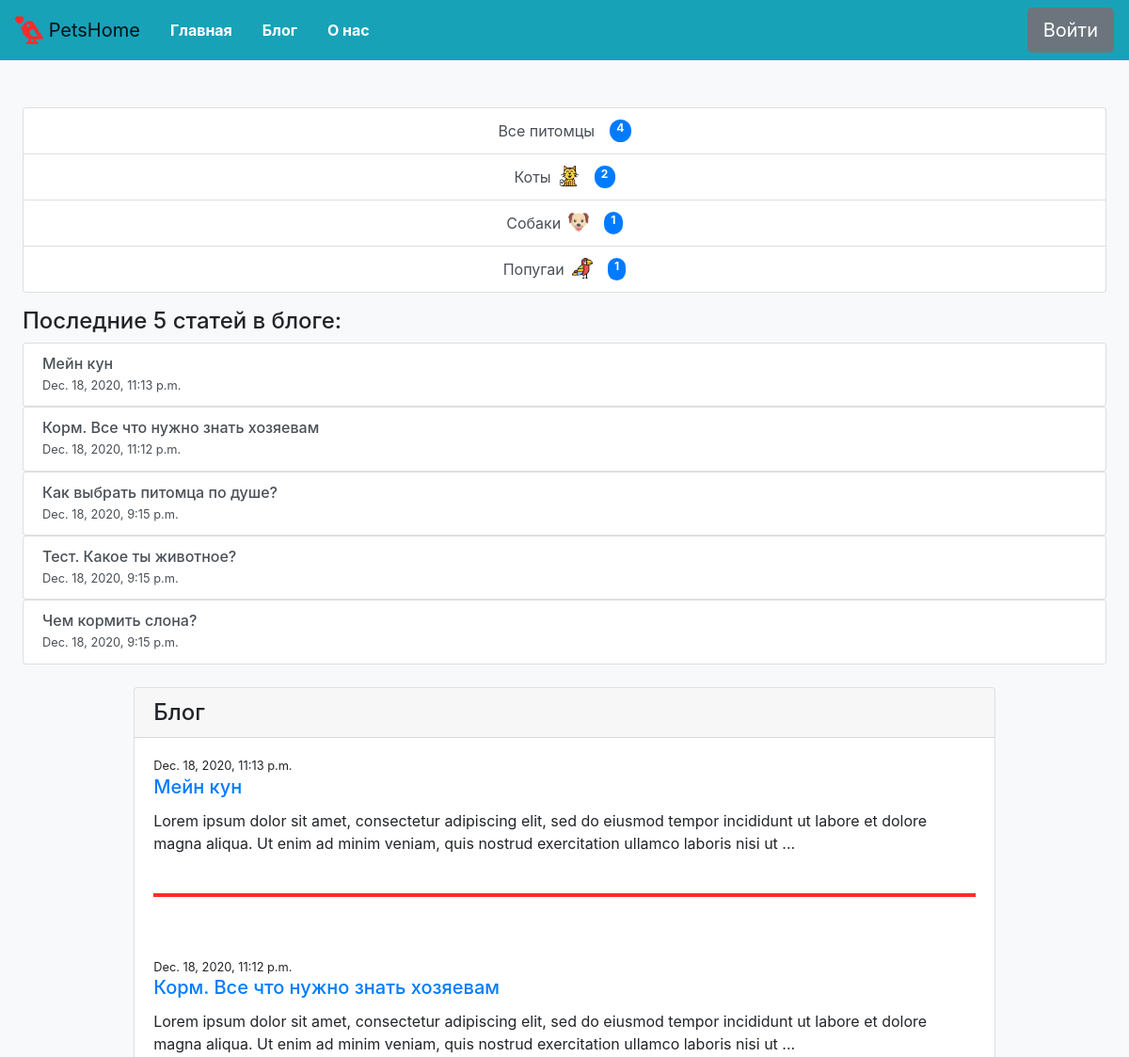
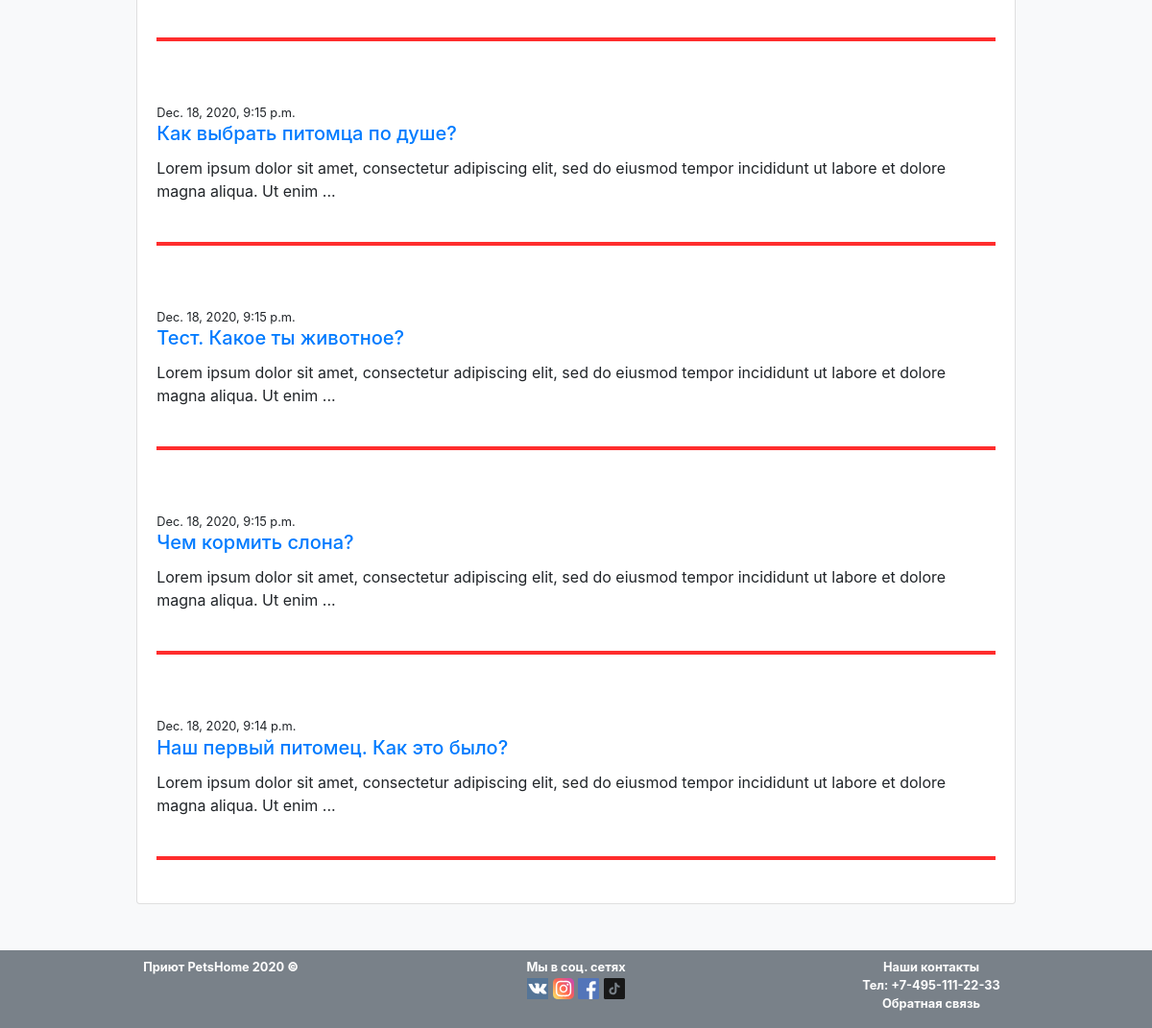
Before: /blog/ with the older database file (2 pictures, top to bottom).
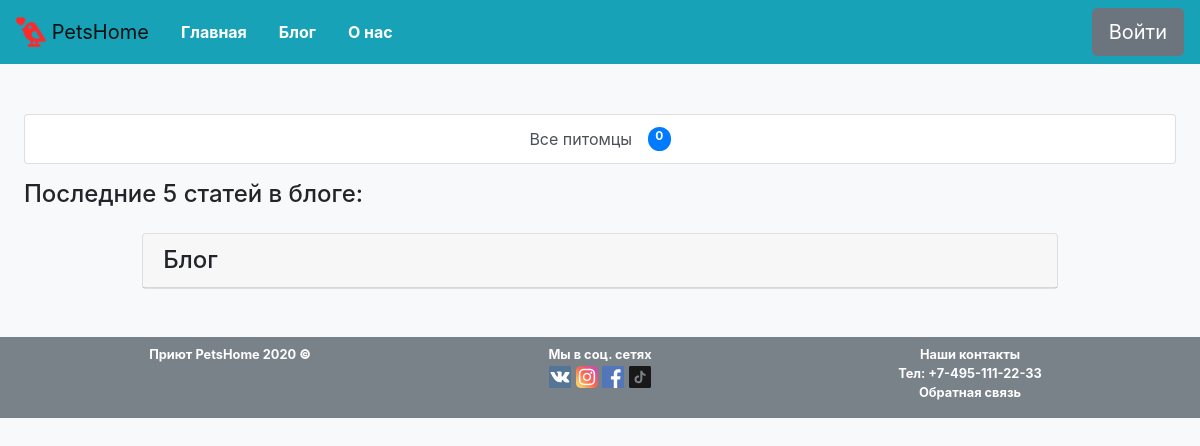
After: the same page with the newer database file.
### pets/models.py (models this page shows, shortened)
class Animal (models.Model):
    CAT = 'Коты'
    DOG = 'Собаки'
    PARROT = 'Попугаи'
    ANIMAL_TYPE = [
        (CAT,'Коты'),
        (DOG, 'Собаки'),
        (PARROT, 'Попугаи'),
    ]
    type = models.CharField(max_length= 30, choices=ANIMAL_TYPE, verbose_name='Тип животного')
    icon = models.ImageField(upload_to='animal_icons/%Y/%m/%d', blank=True, verbose_name='Иконка животного')
    slug = models.SlugField(default='', unique=True)

class Pet (models.Model):
    MALE = 'Мальчик'
    FEMALE = 'Девочка'
    PET_SEX = [
        (MALE,'Мальчик'),
        (FEMALE, 'Девочка'),
    ]
    nickname = models.CharField(max_length=80, verbose_name='Кличка питомца')
    sex = models.CharField (max_length = 10, choices= PET_SEX, verbose_name='Пол питомца')
    breed = models.ForeignKey(Breed, on_delete= models.CASCADE, verbose_name='Порода питомца')
    description = models.TextField(verbose_name='Описание')
    date_enter = models.DateField(default=datetime.date.today(), verbose_name='Дата поступления')
    type = models.ForeignKey(Animal, on_delete=models.CASCADE, verbose_name='Тип питомца')
    year = models.SmallIntegerField(verbose_name='Возраст питомца')
    photo = models.ImageField(upload_to='pet_images/%Y/%m/%d', blank=True, verbose_name='Фото питомца')
    like = models.SmallIntegerField (default=0, verbose_name='Лайки')
    vetpasport = models.BooleanField(default= False,verbose_name='Наличие ветпаспорта у питомца')

class Blog (models.Model):
    title = models.CharField(max_length= 200, verbose_name='Название статьи')
    date = models.DateTimeField(default=timezone.now, verbose_name='Дата опубликования')
    blogpost = models.TextField(verbose_name='Текст сообщения')
    small_decc = models.CharField(max_length = 50, blank=True, verbose_name='Короткий текст сообщения')

### pets/views.py (the view)
# urls.py: path('blog/', views.BlogLisView.as_view(), name='blogs'),
class BlogLisView(ListView):
    model = models.Blog
    template_name = 'blogs.html'
    context_object_name = 'blogs'
    def get_context_data(self, **kwargs):
        context = super().get_context_data(**kwargs)
        context["animal"] = models.Animal.objects.all()
        context["pets_count"] = models.Pet.objects.all()
        context["blog5"] = models.Blog.objects.all().order_by('-pk')[:5]
        return context

### pets/templates/blogs.html
{% extends 'base.html' %}
{% load static %}
{% block main %}
    <div class="col-10 d-flex flex-column">
        <div class="card ">
            <h4 class="card-header">Блог</h4>
            {% for blog in blogs reversed  %}
            <div class="card-body">
                <small>{{blog.date}}</small>
                <a href="/blog/{{blog.pk}}"><h5 class="card-title">{{blog.title}}</h5></a>
                <p class="card-text">{{blog.small_decc}}</p>
                <div class="line d-flex flex-column align-items-center">
                    <div class="contact-line" class="width: 80%; height: 3px"></div>
                </div>
            </div>
            {% endfor %}
        </div>
    </div>
{% endblock %}

### pets/templates/base.html (shortened to what the changed rows need)
{% load static %}
<html lang="ru">
<head>
    {% block bootstrap_header %}
    <link rel="stylesheet" href="https://cdn.jsdelivr.net/npm/bootstrap@4.5.3/dist/css/bootstrap.min.css">
    {% endblock bootstrap_header %}
    <link rel="stylesheet" href='{% static "CSS\main.css" %}'>
</head>
<body>
    <main>
        <div class="row main-wrap mb-5 d-flex flex-wrap">
            <div class="col-2 menu-block-size">
                <div class="list-group mb-3">
                    <a href="/" class="list-group-item list-group-item-action d-flex justify-content-between ">
                      Все питомцы
                      <span class=" ml-3 badge badge-primary badge-pill">{{ pets_count|length }}</span>
                    </a>
                    {% for pet in animal %}
                    <a href="/pets/{{ pet.slug }}" id="{{ pet.type }}" class=" list-group-item list-group-item-action d-flex justify-content-between">
                    {{ pet.type }}
                        <img class="mr-3 ml-2" src='{{ pet.icon.url }}' style="height: 22px; width: 22px">
                        <span class="badge badge-primary badge-pill">{{ pet.pet_set.all|length }}</span>
                    {% endfor %}
                    </a>
                </div>
                <div class="mb-4">
                    {% for blog in blog5  %}
                    <div class="list-group">
                        <a href="/blog/{{ blog.pk }}" class="list-group-item list-group-item-action flex-column align-items-start">
                        <div class="d-flex w-100 flex-column">
                            <h6 class="h6 mb-1">{{ blog.title }}</h6>
                            <small>{{ blog.date }}</small>
                        </div>
                        </a>
                    </div>
                    {% endfor %}
                </div>
            </div>
            {% block main %}
            {% endblock %}
        </div>
    </main>
</body>
</html>

Changed rows visible on the page:
removed Animal: type "Коты", icon (picture), pet_set.all|length "2"
removed Animal: type "Собаки", icon (picture), pet_set.all|length "1"
removed Animal: type "Попугаи", icon (picture), pet_set.all|length "1"
removed Blog: title "Мейн кун", date "Dec. 18, 2020, 11:13 p.m.", small_decc "Lorem ipsum dolor sit amet, consectetur adipiscing elit, sed do eiusmod tempor incididunt ut labore et dolore magna aliqua. Ut enim ad minim veniam, quis nostrud exercitation ullamco laboris nisi ut ..."
removed Blog: title "Корм. Все что нужно знать хозяевам", date "Dec. 18, 2020, 11:12 p.m.", small_decc "Lorem ipsum dolor sit amet, consectetur adipiscing elit, sed do eiusmod tempor incididunt ut labore et dolore magna aliqua. Ut enim ad minim veniam, quis nostrud exercitation ullamco laboris nisi ut ..."
removed Blog: title "Как выбрать питомца по душе?", date "Dec. 18, 2020, 9:15 p.m.", small_decc "Lorem ipsum dolor sit amet, consectetur adipiscing elit, sed do eiusmod tempor incididunt ut labore et dolore magna aliqua. Ut enim ..."
removed Blog: title "Тест. Какое ты животное?", date "Dec. 18, 2020, 9:15 p.m.", small_decc "Lorem ipsum dolor sit amet, consectetur adipiscing elit, sed do eiusmod tempor incididunt ut labore et dolore magna aliqua. Ut enim ..."
removed Blog: title "Чем кормить слона?", date "Dec. 18, 2020, 9:15 p.m.", small_decc "Lorem ipsum dolor sit amet, consectetur adipiscing elit, sed do eiusmod tempor incididunt ut labore et dolore magna aliqua. Ut enim ..."
removed Blog: date "Dec. 18, 2020, 9:14 p.m.", title "Наш первый питомец. Как это было?", small_decc "Lorem ipsum dolor sit amet, consectetur adipiscing elit, sed do eiusmod tempor incididunt ut labore et dolore magna aliqua. Ut enim ...", shown under "Блог"
Other visible differences:
{{ pets_count|length }}: "4" → "0"
